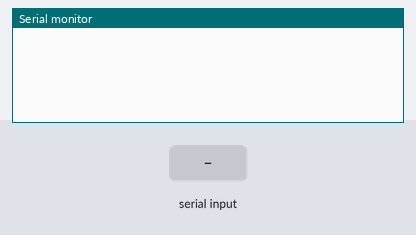
The sketch below on a simulated Arduino Uno, built with avr-gcc and run on an emulated ATmega328P. On the bench: the last lines printed to the serial monitor. Inputs (shaded band) come from the test bench.

Above: at 1.2 s.
1.3 s: "90,45\n" received over Serial
At 2.4 s:
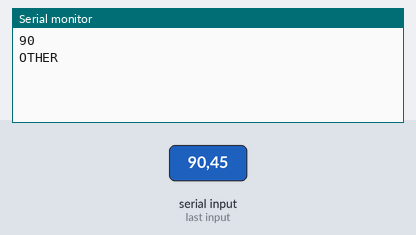
2.8 s: "30,150\n" received over Serial
At 3.5 s:
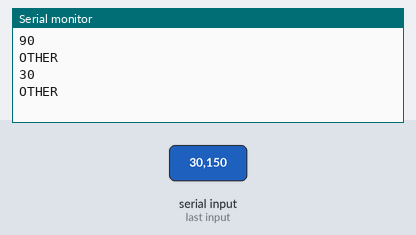

The sketch:

serialcomm.ino
```cpp
#define _ACTION_LIBRE   0
#define _ACTION_FRENA   1
#define _ACTION_5KMH    2
#define _ACTION_10KMH   3
#define _ACTION_15KMH   4


int x;

// const int baudrate = 115200;

void setup() {
  Serial.begin(115200);
  Serial.setTimeout(1);

  // Wait Serial port to open
  while(!Serial) {}
}

void loop() {

  x = SerialEvent();
  // x = Serial.parseInt();
  Serial.println(x);
  Serial.println(getAction(x));
}

int SerialEvent() {
  while (!Serial.available());

  // readString() reads until "\r\n" and the parses to int
  return Serial.readString().toInt();
}

String getAction(int x) {
  if (x == _ACTION_LIBRE) return("libre");
  else if (x == _ACTION_FRENA) return("frena");
  else if (x == _ACTION_5KMH) return("5KPH");
  else if (x == _ACTION_10KMH) return("10KPH");
  else if (x == _ACTION_15KMH) return("15KPH");
  else return("OTHER");
}
```

Measured:
- after the input at 1.3 s, the serial monitor: prints a new line at once (image 1)
- after the input at 2.8 s, the serial monitor: prints a new line at once (image 2)
